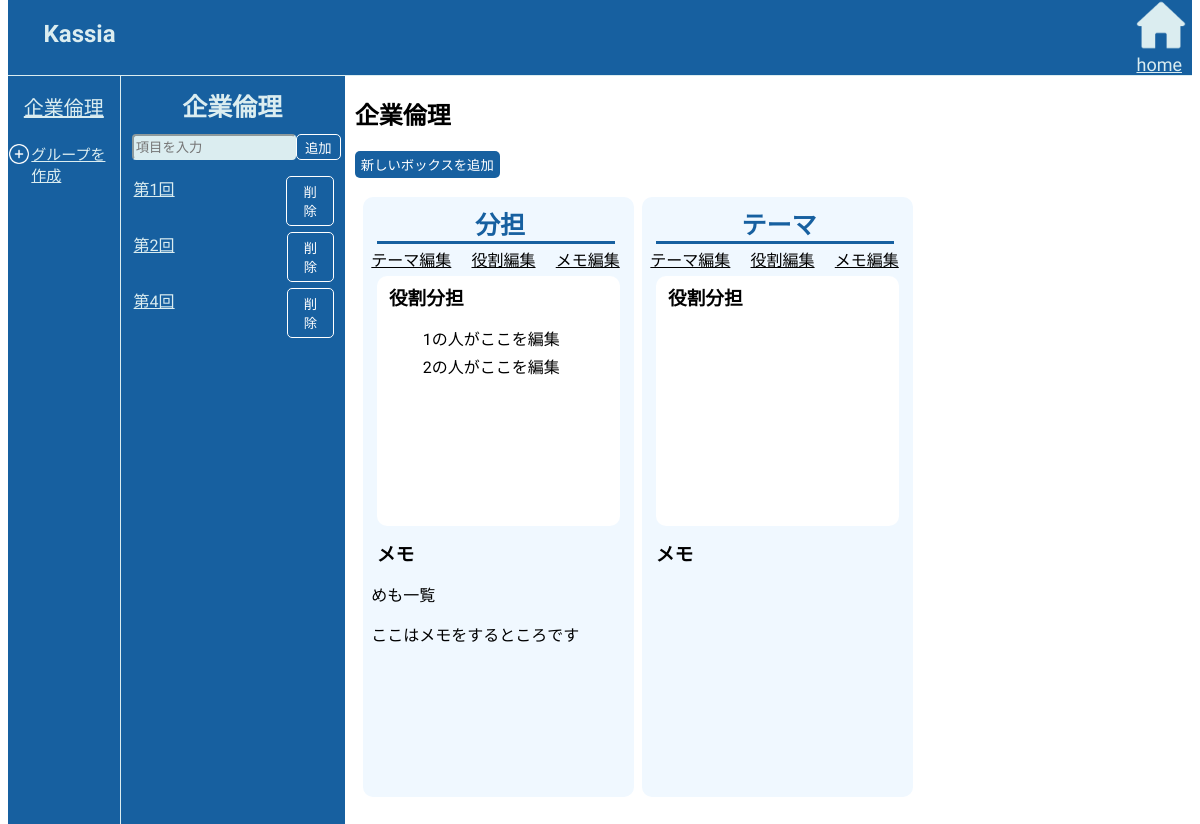
/group/1 (signed in), run on an earlier commit of the app's database.
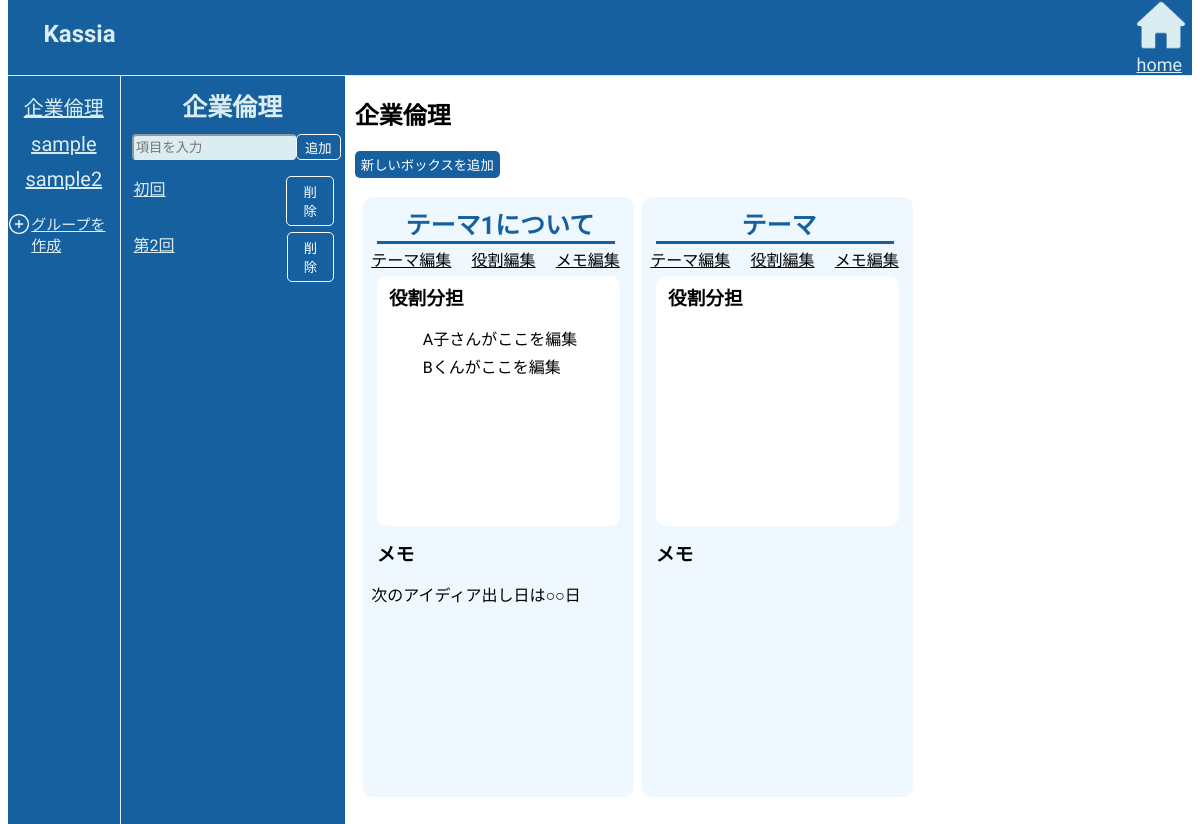
And on a later commit of the database.
### app.py (models this page shows)
class Group(db.Model):
    id = db.Column(db.Integer, primary_key=True)
    name = db.Column(db.String(10), nullable=False)
    created_at = db.Column(db.DateTime, default=datetime.now(pytz.timezone('Asia/Tokyo')))
    members = db.relationship("User", secondary="user_group", back_populates="groups")
    description = db.Column(db.Text, nullable=True)  # グループの説明
    messages = db.relationship('Message', backref='group', lazy=True)  # メッセージとのリレーション
    roles = db.Column(db.Text, nullable=True)  # 役割分担

class Item(db.Model):
    id = db.Column(db.Integer, primary_key=True)
    title = db.Column(db.String(255), nullable=False)
    group_id = db.Column(db.Integer, db.ForeignKey('group.id'), nullable=False)
    group = db.relationship('Group', backref=db.backref('items', lazy=True))
    themes = db.relationship('Theme', backref='related_item', lazy=True)  # 'item' から 'related_item' に変更

class Message(db.Model):
    id = db.Column(db.Integer, primary_key=True)
    content = db.Column(db.Text, nullable=False)
    created_at = db.Column(db.DateTime, default=datetime.now(pytz.timezone('Asia/Tokyo')))
    group_id = db.Column(db.Integer, db.ForeignKey('group.id'), nullable=False)
    user_id = db.Column(db.Integer, db.ForeignKey('user.id'), nullable=False)

### app.py (the view, shortened to what this page needs)
@app.route('/group/<int:group_id>', methods=['GET', 'POST'])
@login_required
def group_page(group_id):
    group = Group.query.get_or_404(group_id)
    user_groups = current_user.groups  # 現在のユーザーが所属するグループを取得
    items = Item.query.filter_by(group_id=group_id).all()  # グループに関連するアイテムを取得
    members=group.members
    group.roles = group.roles or ""
    for item in items:
        item.themes  # これで関連するテーマを取得可能
    return render_template('group.html', group=group,members=members, groups=user_groups, items=items)

### app.py (called while the page is built)
@login_manager.user_loader #これは書くだけで大丈夫そう(?)
def load_user(user_id):
    return User.query.get(int(user_id))

### templates/group.html (shortened to what this page needs)
{% extends "base.html" %}
{% block content %}
<form action="/group/{{ group.id }}" method="POST">
    <nav class="navbar">
        <h1>Kassia</h1>
        <div class="home">
            <a href="/" class="a-img"><img src="{{ url_for('static', filename='home_img.png') }}" alt="home" width="50px" height="50px"></a>
            <br>
            <a href="/" class="home-name">home</a>
        </div>
    </nav>
<div class="content">
    <div class="app">
        {% if groups %}
        <ul>
                {% for group in groups %}
                    <li class="group-list"><a href="/group/{{ group.id }}">{{ group.name }}</a></li>
                {% endfor %}
        </ul>
        {% else %}
        <p>まだグループに所属していません。</p>
        {% endif %}
        <div class="app-creation">
            <a href="/create_group"><img src="{{ url_for('static', filename='creation_img.png') }}" alt="" width="20px" height="20px"></a>
            <a href="/create_group" type="button" class="creation" class="group-creation">グループを作成</a>
        </div>
    </div>
    <div class="item-p">
        <h3>{{ group.name }}</h3>
        <div class="item-grid">
        <input type="text" name="item_title" placeholder="項目を入力" class="item-btn" id="addItemInput">
        <button type="submit" id="addItemBtn">追加</button>
        </div>
        {% if items %}
        <ul class="item-ul">
            {% for item in items %}
            <li id="item-{{ item.id }}" class="item">
                <div class="item-corner">
                <a href="/item/{{ item.id }}" class="item-link">{{ item.title }}</a>
                <form action="/group/{{ group.id }}/delete/{{ item.id }}" method="POST" style="display:inline;" class="item-form">
                    <button type="submit" class="btn-delete">削除</button>
                </form>
                </div>
            </li>
            {% endfor %}
        </ul>
        {% else %}
        <p>まだ項目がありません。</p>
        {% endif %}
    </div>
    <div class="board">
        <h2>{{ group.name }}</h2>
    <button id="addBoxBtn" class="btn">新しいボックスを追加</button>
    <br><br>
    <div class="box-area">
        <div class="box-box">
            <h3 class="box-title"><div class=theme>{{ group.description }}</div></h3>
            <br>
            <a href="{{ url_for('edit_group_content', group_id=group.id, target='テーマ') }}" class="edit">テーマ編集</a>
            <a href="{{ url_for('edit_group_content', group_id=group.id, target='役割') }}" class="edit">役割編集</a>
            <a href="{{ url_for('edit_group_content', group_id=group.id, target='メモ') }}" class="edit">メモ編集</a>
            <div class="role">
                <h3 class="role-title">役割分担</h3>
                <div class="role-role">
                    <ul>
                        {% for role in group.roles.split(',') %}
                            <li>{{ role }}</li>
                        {% endfor %}
                    </ul>
                </div>
            </div>
            <div class="memo">
                <h3 class="role-title">メモ</h3>
                <div class="memo-memo">
                    {% for message in group.messages %}
                        <p>{{ message.content }}</p>
                    {% endfor %}
                </div>
            </div>
        </div>
        <div class="box-box">
            <h3 class="box-title"><div class=theme>テーマ</div></h3>
            <br>
            <a href="{{ url_for('edit_group_content', group_id=group.id, target='テーマ') }}" class="edit">テーマ編集</a>
            <a href="{{ url_for('edit_group_content', group_id=group.id, target='役割') }}" class="edit">役割編集</a>
            <a href="{{ url_for('edit_group_content', group_id=group.id, target='メモ') }}" class="edit">メモ編集</a>
            <div class="role">
                <h3 class="role-title">役割分担</h3>
            </div>
            <div class="memo">
                <h3 class="role-title">メモ</h3>
            </div>
        </div>
    </div>
    </div>
</div>
</form>
{% endblock %}

What changed in the data, as far as the page shows it:
no longer on this page (row edited): Item: title "第4回"
removed Message: content "めも一覧"
removed Message: content "ここはメモをするところです"
changed Group "企業倫理": description "分担" → "テーマ1について"
added Group: name "sample"
added Group: name "sample2"
changed Item (number 1 of 2 on the later page): title "第1回" → "初回"
added Message: content "次のアイディア出し日は○○日"
Also different on the page:
new list line: "A子さんがここを編集"
new list line: "Bくんがここを編集"
list line gone: "1の人がここを編集"
list line gone: "2の人がここを編集"
